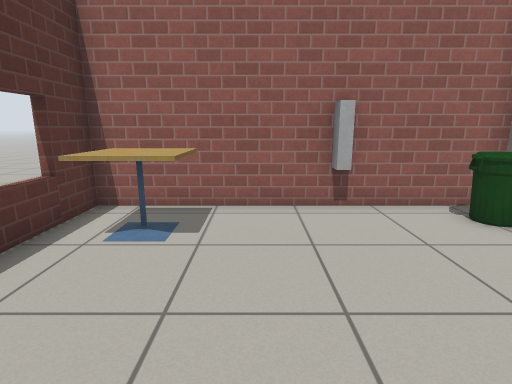
[1] (above)

16 first-person views from a walk through a world built for the Gazebo simulator. The camera is 1 m above the floor, tilts 12° down and sees 80° across. The floor is counted in squares, 0.5 m on a side. Each view is taken from the middle of a square. On the plan, view 1 faces up. The plan holds only what a view shows up to about 17 squares ahead; the rest is blank. Robots are left out. Simple patterns stand in for the simulator's built-in surfaces.

[2]
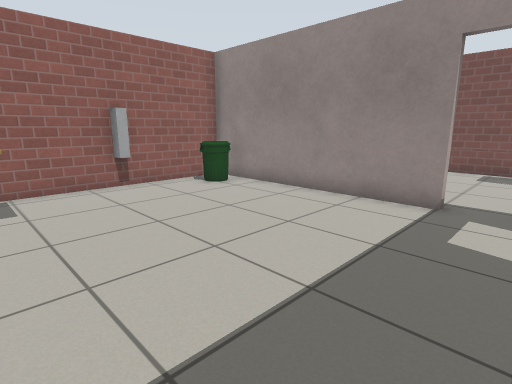

[3]
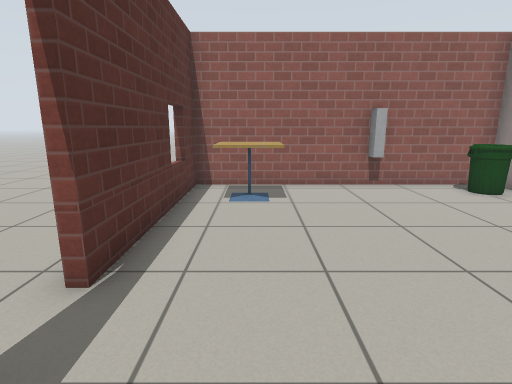

[4]
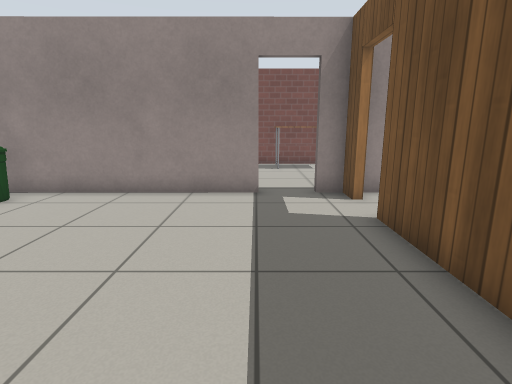

[5]
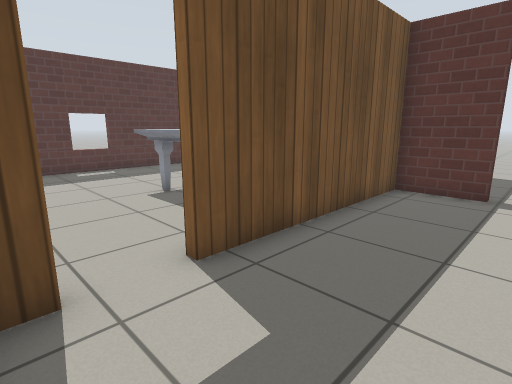

[6]
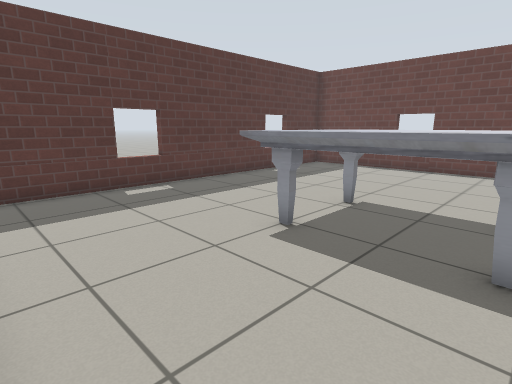

[7]
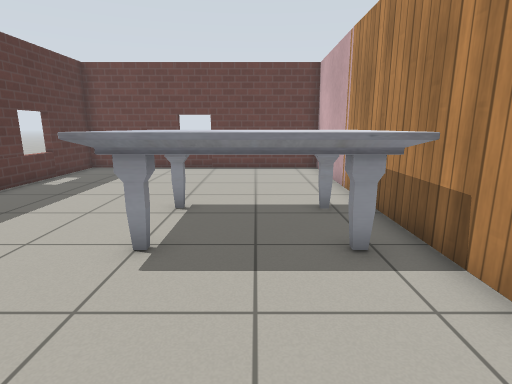

[8]
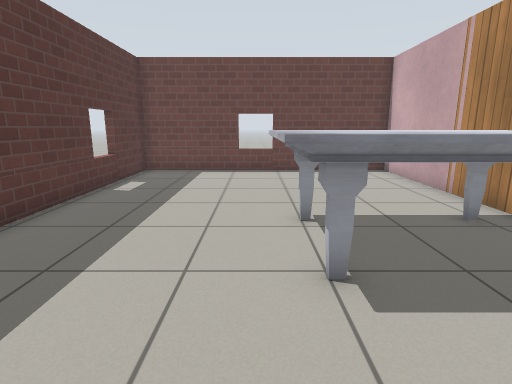

[9]
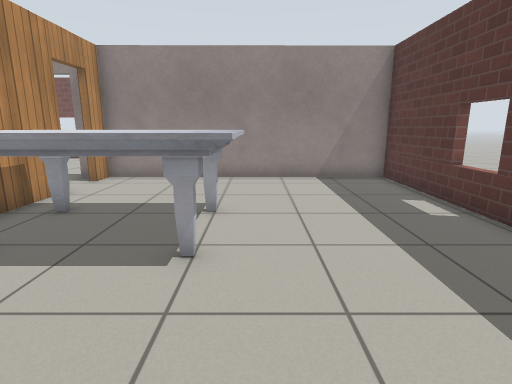

[10]
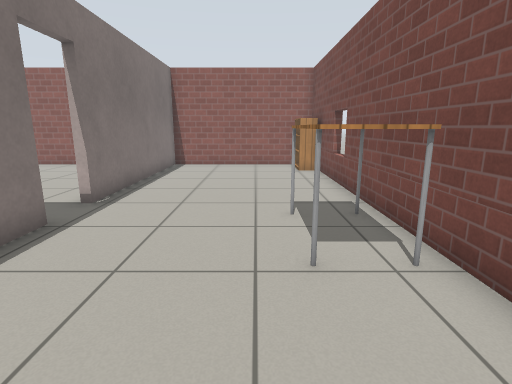

[11]
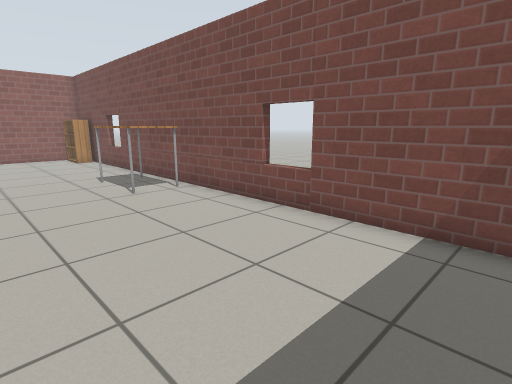

[12]
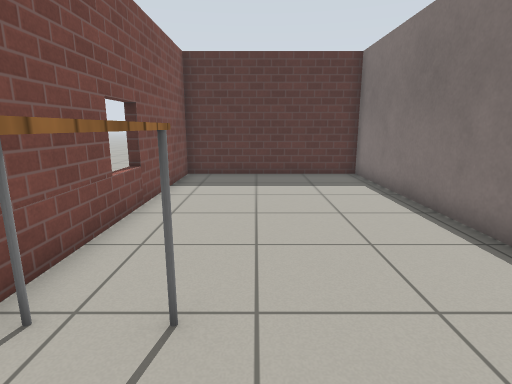

[13]
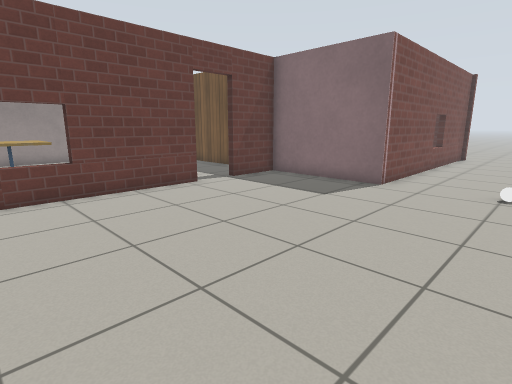

[14]
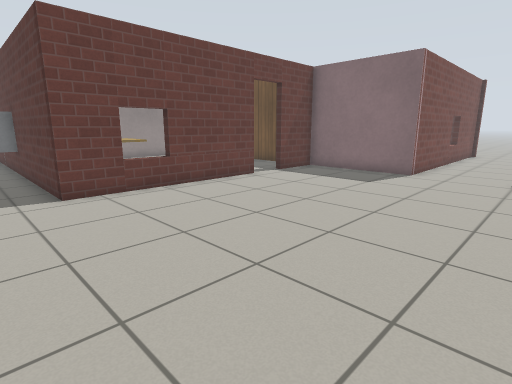

[15]
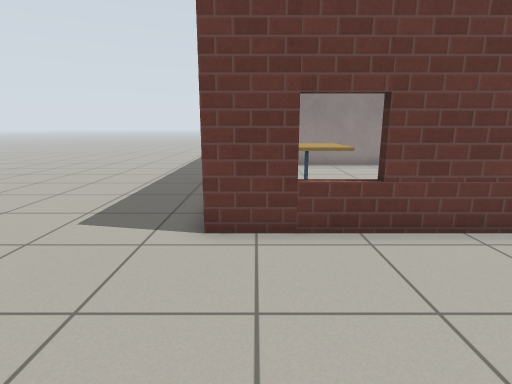

[16]
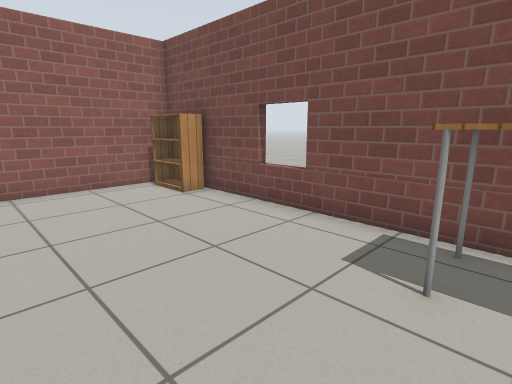

### Floor plan
Ten units are one square. View 1 is at (0, 0); x grows to the right and y downward. Boxes are objects, and circles mark ways between rooms. Rooms are numbered by the first view taken in them; rooms with no view inside come last. Other rooms are left out.
<svg viewBox="-140 -100 285 257">
<path fill="none" stroke="#000" d="M-41 12 -41 37 36 37M16 -80 25 -80M63 12 63 -77 -41 -77 -41 -5M54 37 63 37 63 28M36 40 -93 40 -93 152 64 152 63 40 54 40M66 28 66 42M66 69 67 152 140 152 140 -77 66 -77 66 12M-44 -5 -44 -80 16 -80M-98 108 -92 108M-96 136 -96 37 -44 37 -44 12M25 -80 80 -80"/>
<rect x="-35" y="-65" width="20" height="20" fill="#bbb"><title>cafe table</title></rect>
<rect x="15" y="-95" width="10" height="30" fill="#bbb"><title>window</title></rect>
<rect x="45" y="-75" width="10" height="20" fill="#bbb"><title>bin</title></rect>
<rect x="-25" y="45" width="50" height="50" fill="#bbb"><title>marble table</title></rect>
<rect x="115" y="15" width="20" height="40" fill="#bbb"><title>table</title></rect>
<rect x="125" y="-75" width="10" height="30" fill="#bbb"><title>bookshelf</title></rect>
<rect x="-135" y="35" width="10" height="10" fill="#bbb"><title>other object</title></rect>
<circle cx="45" cy="40" r="3" fill="#2a7"/>
<circle cx="63" cy="17" r="3" fill="#2a7"/>
<circle cx="-40" cy="5" r="3" fill="#2a7"/>
<text x="10" y="-20">1</text>
<text x="-10" y="90">2</text>
<text x="100" y="30">3</text>
<text x="-50" y="20">4</text>
</svg>
Room 1 opens to room 2. Room 1 opens to room 3. Room 1 opens to room 4.

Where each view was taken, in squares from view 1:
view 1: 0 up, 0 right, facing up
view 2: 3 down, 2 left, facing up-right
view 3: 3 down, 2 left, facing up
view 4: 1 down, 3 left, facing right
view 5: 0 up, 6 right, facing down-left
view 6: 5 down, 6 right, facing down-left
view 7: 7 down, 6 right, facing left
view 8: 10 down, 5 right, facing left
view 9: 10 down, 6 left, facing right
view 10: 9 down, 11 right, facing up
view 11: 14 down, 8 right, facing up-right
view 12: 2 down, 11 right, facing down
view 13: 7 up, 14 left, facing down-right
view 14: 10 up, 14 left, facing down-right
view 15: 7 up, 10 left, facing right
view 16: 3 down, 8 right, facing up-right
